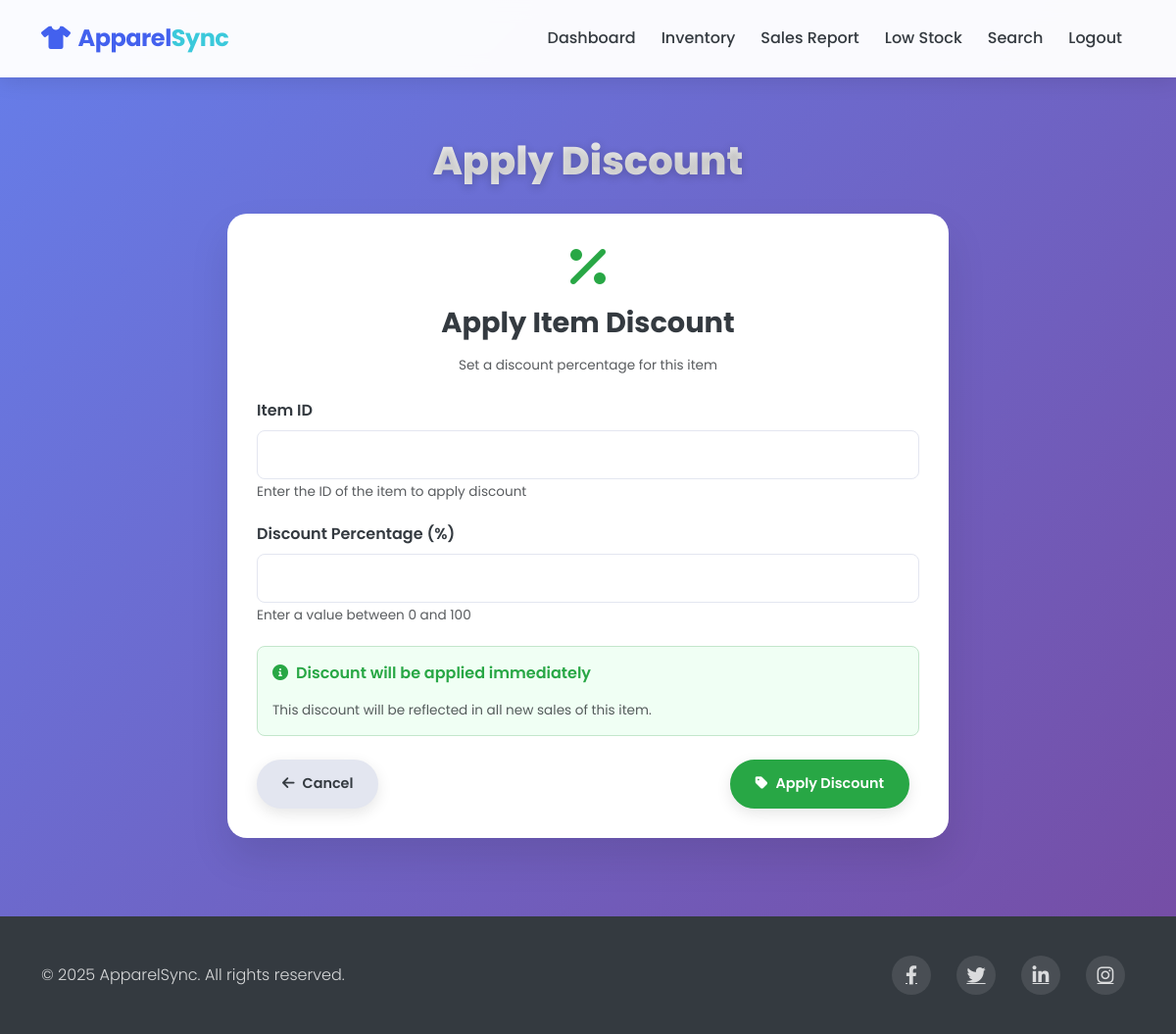
The app's page /dashboard/apply_discount?id=2 (signed in), older data.
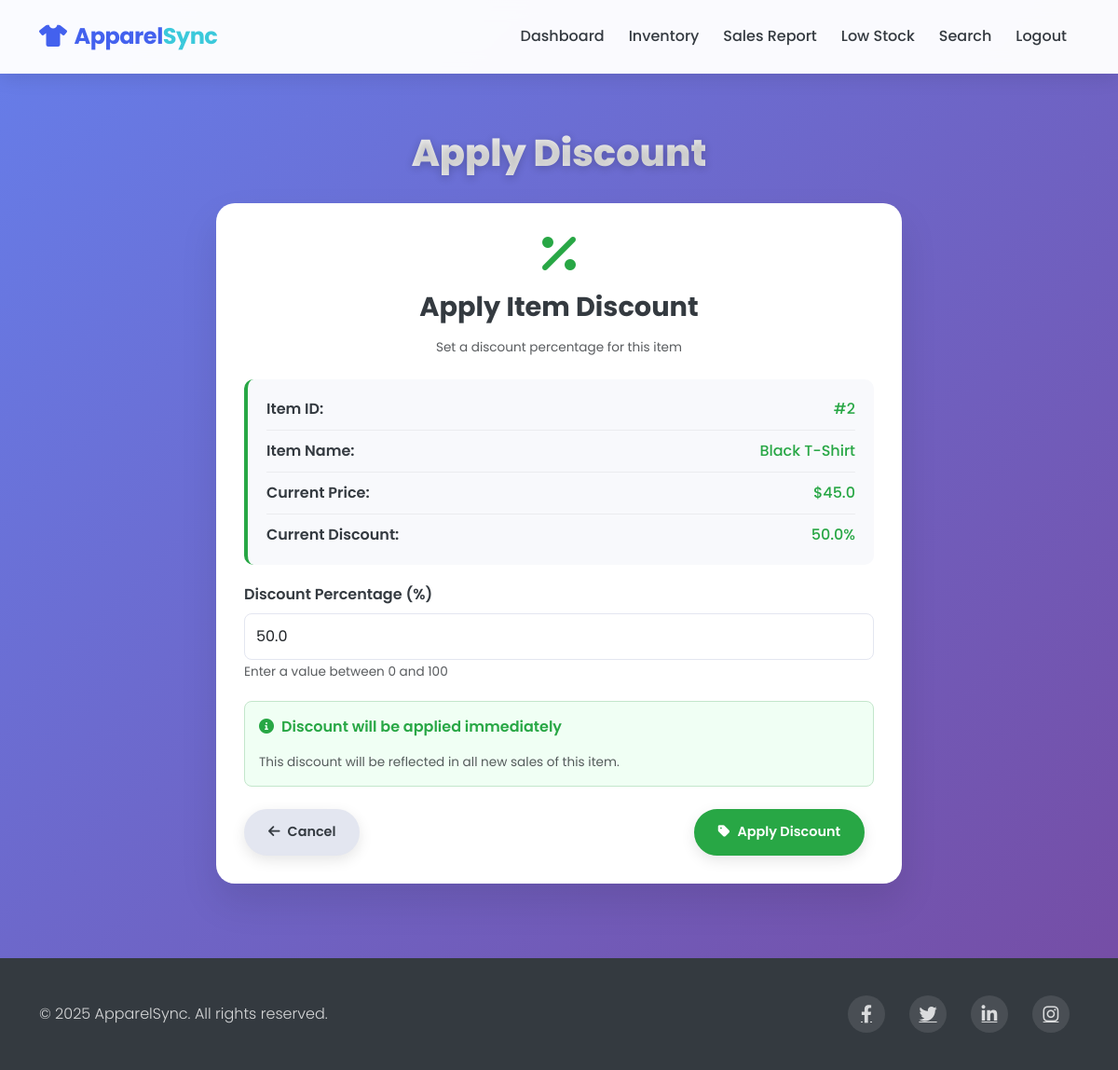
The same page, newer data.
### models.py (models this page shows)
class InventoryItem(db.Model):
    id = db.Column(db.Integer, primary_key=True)
    item_name = db.Column(db.String(100), nullable=False)
    quantity = db.Column(db.Integer, nullable=False)
    price = db.Column(db.Float, nullable=False)
    discount = db.Column(db.Float, default=0.0)
    sales = db.relationship('Sale', backref='item', lazy=True)
    low_stock_alerts = db.relationship('LowStock', backref='item', lazy=True)

### routes.py (the view, shortened to what this page needs)
@app.route('/dashboard/apply_discount', methods=['GET', 'POST'])
@login_required
def apply_discount():
    item_id = request.args.get('id')
    selected_item = None
    if item_id:
        selected_item = InventoryItem.query.get(int(item_id))
    inventory = InventoryItem.query.all()
    return render_template('apply_discount.html', inventory=inventory, selected_item=selected_item)

### app.py (called while the page is built)
@login_manager.user_loader
def load_user(user_id):
    return User.query.get(int(user_id))

### templates/apply_discount.html (shortened to what the changed rows need)
<!DOCTYPE html>
<html lang="en">
<head>
    <link href="https://cdn.jsdelivr.net/npm/bootstrap@5.3.0-alpha1/dist/css/bootstrap.min.css" rel="stylesheet">
    <link rel="stylesheet" href="https://cdnjs.cloudflare.com/ajax/libs/font-awesome/6.0.0/css/all.min.css">
</head>
<body>
    <section class="content-section">
        <div class="container">
            <h1 class="page-title">Apply Discount</h1>
            <div class="row justify-content-center">
                <div class="col-lg-8">
                    <div class="form-card">
                        <form action="/dashboard/apply_discount" method="POST">
                            {% if selected_item %}
                                <div class="item-details">
                                    <div class="item-detail-row">
                                        <span class="item-detail-label">Item ID:</span>
                                        <span class="item-detail-value">#{{ selected_item.id }}</span>
                                    </div>
                                    <div class="item-detail-row">
                                        <span class="item-detail-label">Item Name:</span>
                                        <span class="item-detail-value">{{ selected_item.item_name }}</span>
                                    </div>
                                    <div class="item-detail-row">
                                        <span class="item-detail-label">Current Price:</span>
                                        <span class="item-detail-value">${{ selected_item.price }}</span>
                                    </div>
                                    <div class="item-detail-row">
                                        <span class="item-detail-label">Current Discount:</span>
                                        <span class="item-detail-value">{{ selected_item.discount }}%</span>
                                    </div>
                                </div>
                            {% else %}
                                <div class="form-group">
                                    <label for="item_id" class="form-label">Item ID</label>
                                    <input type="number" class="form-control" id="item_id" name="item_id" min="1" required>
                                    <small class="text-muted">Enter the ID of the item to apply discount</small>
                                </div>
                            {% endif %}
                            <div class="form-group">
                                <label for="discount" class="form-label">Discount Percentage (%)</label>
                                <input type="number" class="form-control" id="discount" name="discount" min="0" max="100" step="0.01" required {% if selected_item %}value="{{ selected_item.discount }}"{% endif %}>
                                <small class="text-muted">Enter a value between 0 and 100</small>
                            </div>
                        </form>
                    </div>
                </div>
            </div>
        </div>
    </section>
</body>
</html>

Row changes from the older to the newer data that the page shows:
added InventoryItem: id "2", item_name "Black T-Shirt", price "45.0", discount "50.0"
Text that changed along with them:
text no longer shown: "Item ID Enter the ID of the item to apply discount"
text now shown: "Item ID: # Item Name: Current Price: $ Current Discount: %"
